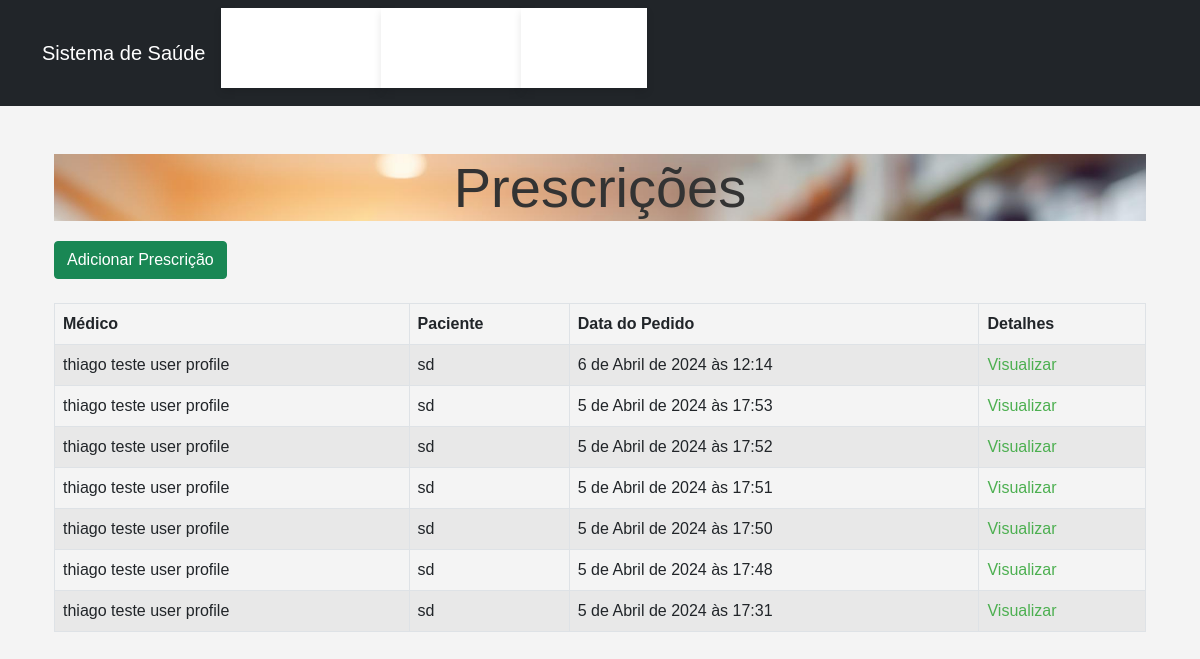
Before: /prescricoes/ with the older database file.
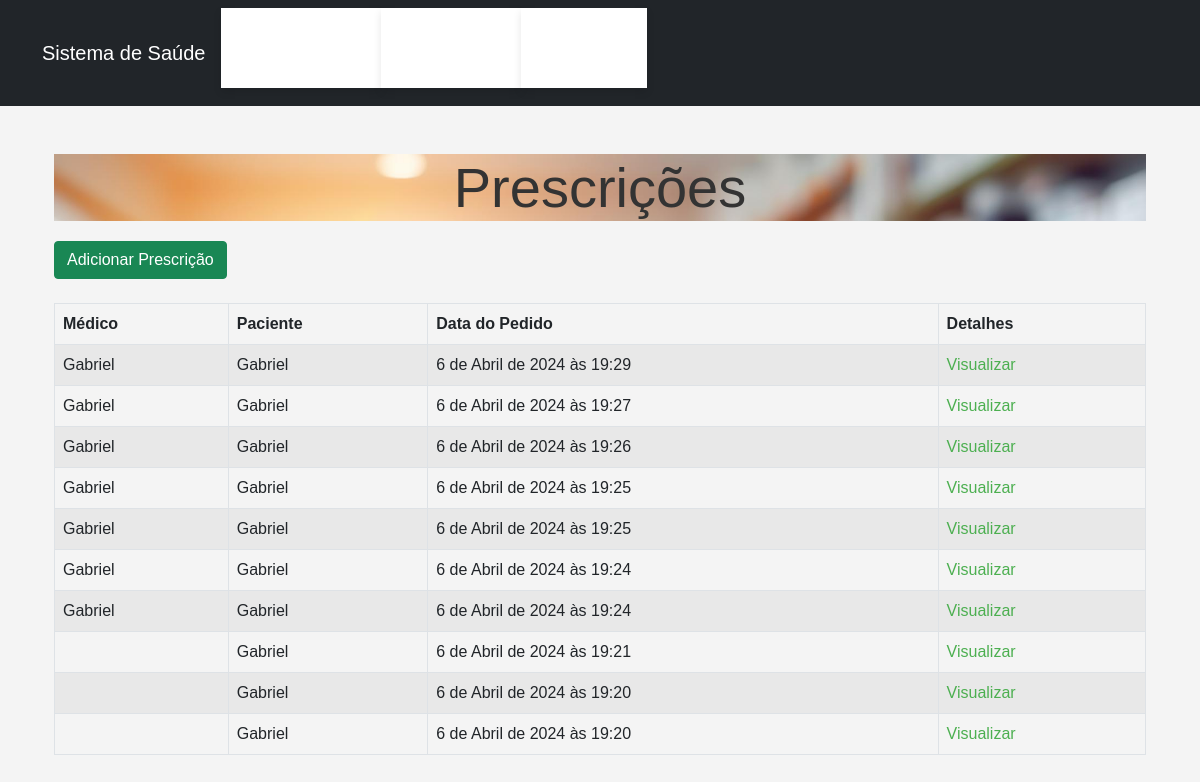
After: the same page with the newer database file.
### prescricoes/models.py (models this page shows, shortened)
class Prescricao(models.Model):
    Medico = models.ForeignKey(UserProfile, null=True, on_delete=models.SET_NULL)
    Paciente = models.ForeignKey(Paciente, null=True, on_delete=models.SET_NULL)
    Medicamentos = models.ManyToManyField(Medicamento)
    Data = models.DateTimeField(auto_now_add=True)
    Ativo = models.BooleanField(default=True)
    class Meta:
        db_table = 'Prescricao'

### login/models.py (models this page shows, shortened)
class UserProfile(models.Model):
    login = models.ForeignKey(User, models.PROTECT, null=False, blank=False, related_name='UserLogin',
                              verbose_name='UserLogin')
    Cpf = models.CharField(max_length=100)
    Nome = models.CharField(max_length=100)
    Crm = models.CharField(max_length=100)
    Rg = models.CharField(max_length=100)
    ReconhecimentoFacial = models.ImageField(upload_to='ReconhecimentoFacial', null=True, blank=True)
    TipoUsuario = models.CharField(max_length=20)
    class Meta:
        db_table = 'UserProfile'

### pacientes/models.py (models this page shows, shortened)
class Paciente(models.Model):
    Cpf = models.CharField(max_length=100)
    Nome = models.CharField(max_length=100)
    Email = models.CharField(max_length=100)
    Rg = models.CharField(max_length=100)
    class Meta:
        db_table = 'Paciente'

### prescricoes/views.py (the view)
# urls.py: path('', views.listPrescricoes, name='listPrescricoes'),
def listPrescricoes(request):
    pesquisa = request.GET.get('pesquisa')
    if (pesquisa):
        prescricoes = Prescricao.objects.filter(Nome__icontains=request.GET.get('pesquisa'))
    else:
        prescricoes = Prescricao.objects.all().order_by('Data').reverse()
        paginacao = Paginator(prescricoes, 10)
        pagina = request.GET.get('page')
        prescricoes = paginacao.get_page(pagina)
    contexto = {'prescricoes': prescricoes}
    return render(request, 'prescricao/listPrescricoes.html', contexto)

### templates/prescricao/listPrescricoes.html (shortened to what this page needs)
{% extends 'Base.html' %}
{% block content %}
    <div class="container mt-5">
        <div class="jumbotron jumbotron-background text-center">
            <h1 class="display-4">Prescrições</h1>
        </div>
        <a href="{% url 'novaPrescricao' %}" class="btn btn-success mb-4">Adicionar Prescrição</a>
        <table class="table table-striped table-hover table-bordered tab-prescricoes">
            <thead>
                <tr>
                    <th>Médico</th>
                    <th>Paciente</th>
                    <th>Data do Pedido</th>
                    <th>Detalhes</th>
                </tr>
            </thead>
            <tbody>
                {% for prescricao in prescricoes %}
                    <tr>
                        <td>{{ prescricao.Medico.Nome }}</td>
                        <td>{{ prescricao.Paciente.Nome }}</td>
                        <td>{{ prescricao.Data }}</td>
                        <td><a href="{% url 'detalhesPrescricao' prescricao.id %}">Visualizar</a></td>
                    </tr>
                {% empty %}
                    <tr>
                        <td colspan="3" class="text-muted">Nenhuma prescricao encontrado.</td>
                    </tr>
                {% endfor %}
            </tbody>
    </div>
{% endblock %}

### templates/Base.html (shortened to what this page needs)
{% load static %}
<!DOCTYPE html>
<html lang="en">
<head>
    <link rel="stylesheet" href="{% static 'css/bs/bootstrap.css' %}">
    <link rel="stylesheet" href="{% static 'css/styles.css' %}">
</head>
<body>
    <nav class="navbar navbar-expand-lg navbar-dark bg-dark">
        <div class="container">
            <a class="navbar-brand" href="#">Sistema de Saúde</a>
            <div class="collapse navbar-collapse" id="navbarNav">
                <ul class="navbar-nav">
                    <li class="nav-item">
                        <a class="nav-link" href="{% url 'listMedicamentos' %}">Medicamentos</a>
                    </li>
                    <li class="nav-item">
                        <a class="nav-link" href="{% url 'listPrescricoes' %}">Prescrições</a>
                    </li>
                    <li class="nav-item">
                        <a class="nav-link" href="{% url 'listPacientes' %}">Pacientes</a>
                    </li>
                </ul>
            </div>
        </div>
    </nav>
    <div class="container mt-4">
        {% block content %}
        {% endblock %}
    </div>
</body>
</html>

### static/css/styles.css (style rules this page uses)
body { font-family: 'Arial', sans-serif; background-color: #f4f4f4; margin: 0; padding: 0; }
h1 { margin-bottom: 20px; color: #333; }
ul { list-style-type: none; padding: 0; }
li { background-color: #fff; margin-bottom: 10px; padding: 20px; box-shadow: 0 4px 8px rgba(0, 0, 0, 0.1); transition: transform 0.3s; }
a { color: #4CAF50; text-decoration: none; }
.jumbotron-background { background-image: url('./../img/background.jpg'); background-size: cover; color: #fff; }

Changed rows visible on the page:
no longer on this page (row edited): Prescricao: Medico.Nome "thiago teste user profile", Paciente.Nome "sd", Data "5 de Abril de 2024 às 17:31"
added Prescricao: Medico.Nome "Gabriel", Paciente.Nome "Gabriel", Data "6 de Abril de 2024 às 19:29"
added Prescricao: Medico.Nome "Gabriel", Paciente.Nome "Gabriel", Data "6 de Abril de 2024 às 19:27"
added Prescricao: Medico.Nome "Gabriel", Paciente.Nome "Gabriel", Data "6 de Abril de 2024 às 19:26"
added Prescricao: Medico.Nome "Gabriel", Paciente.Nome "Gabriel", Data "6 de Abril de 2024 às 19:25"
changed Prescricao (number 5 of 10 on the later page): Medico.Nome "thiago teste user profile" → "Gabriel"; Paciente.Nome "sd" → "Gabriel"; Data "6 de Abril de 2024 às 12:14" → "6 de Abril de 2024 às 19:25"
changed Prescricao (number 6 of 10 on the later page): Medico.Nome "thiago teste user profile" → "Gabriel"; Paciente.Nome "sd" → "Gabriel"; Data "5 de Abril de 2024 às 17:53" → "6 de Abril de 2024 às 19:24"
changed Prescricao (number 7 of 10 on the later page): Medico.Nome "thiago teste user profile" → "Gabriel"; Paciente.Nome "sd" → "Gabriel"; Data "5 de Abril de 2024 às 17:52" → "6 de Abril de 2024 às 19:24"
changed Prescricao: Paciente.Nome "sd" → "Gabriel"; Data "5 de Abril de 2024 às 17:51" → "6 de Abril de 2024 às 19:21"; Medico.Nome "thiago teste user profile" → (not shown)
changed Prescricao (number 9 of 10 on the later page): Paciente.Nome "sd" → "Gabriel"; Data "5 de Abril de 2024 às 17:50" → "6 de Abril de 2024 às 19:20"; Medico.Nome "thiago teste user profile" → (not shown)
changed Prescricao (number 10 of 10 on the later page): Paciente.Nome "sd" → "Gabriel"; Data "5 de Abril de 2024 às 17:48" → "6 de Abril de 2024 às 19:20"; Medico.Nome "thiago teste user profile" → (not shown)
